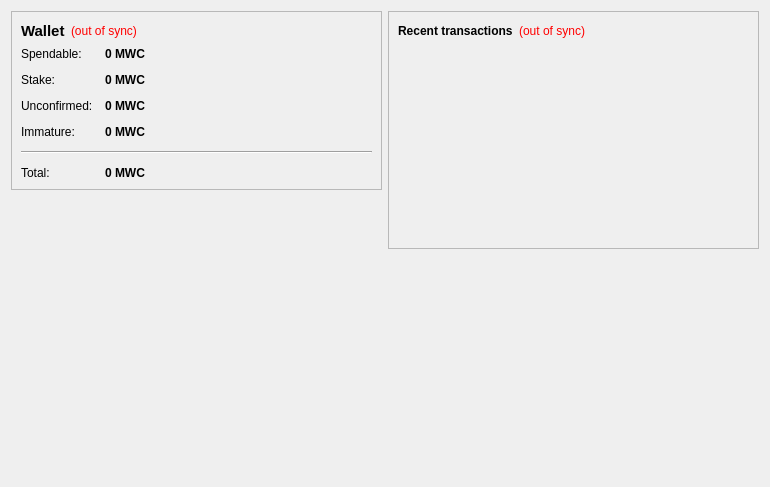
<?xml version="1.0" encoding="UTF-8"?>
<ui version="4.0">
 <class>OverviewPage</class>
 <widget class="QWidget" name="OverviewPage">
  <property name="geometry">
   <rect>
    <x>0</x>
    <y>0</y>
    <width>770</width>
    <height>487</height>
   </rect>
  </property>
  <property name="windowTitle">
   <string>Form</string>
  </property>
  <layout class="QHBoxLayout" name="horizontalLayout" stretch="1,1">
   <item>
    <layout class="QVBoxLayout" name="verticalLayout_2">
     <item>
      <widget class="QFrame" name="frame">
       <property name="frameShape">
        <enum>QFrame::StyledPanel</enum>
       </property>
       <property name="frameShadow">
        <enum>QFrame::Raised</enum>
       </property>
       <layout class="QVBoxLayout" name="verticalLayout_4">
        <item>
         <layout class="QHBoxLayout" name="horizontalLayout_4">
          <item>
           <widget class="QLabel" name="label_5">
            <property name="font">
             <font>
              <pointsize>11</pointsize>
              <weight>75</weight>
              <bold>true</bold>
             </font>
            </property>
            <property name="text">
             <string>Wallet</string>
            </property>
           </widget>
          </item>
          <item>
           <widget class="QLabel" name="labelWalletStatus">
            <property name="toolTip">
             <string>The displayed information may be out of date. Your wallet automatically synchronizes with the MultiWalletCoin network after a connection is established, but this process has not completed yet.</string>
            </property>
            <property name="styleSheet">
             <string notr="true">QLabel { color: red; }</string>
            </property>
            <property name="text">
             <string notr="true">(out of sync)</string>
            </property>
            <property name="alignment">
             <set>Qt::AlignLeading|Qt::AlignLeft|Qt::AlignVCenter</set>
            </property>
           </widget>
          </item>
          <item>
           <spacer name="horizontalSpacer_2">
            <property name="orientation">
             <enum>Qt::Horizontal</enum>
            </property>
            <property name="sizeHint" stdset="0">
             <size>
              <width>40</width>
              <height>20</height>
             </size>
            </property>
           </spacer>
          </item>
         </layout>
        </item>
        <item>
         <layout class="QFormLayout" name="formLayout_2">
          <property name="fieldGrowthPolicy">
           <enum>QFormLayout::AllNonFixedFieldsGrow</enum>
          </property>
          <property name="horizontalSpacing">
           <number>12</number>
          </property>
          <property name="verticalSpacing">
           <number>12</number>
          </property>
          <item row="0" column="0">
           <widget class="QLabel" name="label">
            <property name="text">
             <string>Spendable:</string>
            </property>
           </widget>
          </item>
          <item row="0" column="1">
           <widget class="QLabel" name="labelBalance">
            <property name="font">
             <font>
              <weight>75</weight>
              <bold>true</bold>
             </font>
            </property>
            <property name="cursor">
             <cursorShape>IBeamCursor</cursorShape>
            </property>
            <property name="toolTip">
             <string>Your current spendable balance</string>
            </property>
            <property name="text">
             <string notr="true">0 MWC</string>
            </property>
            <property name="textInteractionFlags">
             <set>Qt::LinksAccessibleByMouse|Qt::TextSelectableByKeyboard|Qt::TextSelectableByMouse</set>
            </property>
           </widget>
          </item>
          <item row="1" column="0">
           <widget class="QLabel" name="label_6">
            <property name="text">
             <string>Stake:</string>
            </property>
           </widget>
          </item>
          <item row="1" column="1">
           <widget class="QLabel" name="labelStake">
            <property name="font">
             <font>
              <weight>75</weight>
              <bold>true</bold>
             </font>
            </property>
            <property name="cursor">
             <cursorShape>IBeamCursor</cursorShape>
            </property>
            <property name="toolTip">
             <string>Total of coins that was staked, and do not yet count toward the current balance</string>
            </property>
            <property name="text">
             <string notr="true">0 MWC</string>
            </property>
            <property name="textInteractionFlags">
             <set>Qt::LinksAccessibleByMouse|Qt::TextSelectableByKeyboard|Qt::TextSelectableByMouse</set>
            </property>
           </widget>
          </item>
          <item row="2" column="0">
           <widget class="QLabel" name="label_3">
            <property name="text">
             <string>Unconfirmed:</string>
            </property>
           </widget>
          </item>
          <item row="2" column="1">
           <widget class="QLabel" name="labelUnconfirmed">
            <property name="font">
             <font>
              <weight>75</weight>
              <bold>true</bold>
             </font>
            </property>
            <property name="cursor">
             <cursorShape>IBeamCursor</cursorShape>
            </property>
            <property name="toolTip">
             <string>Total of transactions that have yet to be confirmed, and do not yet count toward the current balance</string>
            </property>
            <property name="text">
             <string notr="true">0 MWC</string>
            </property>
            <property name="textInteractionFlags">
             <set>Qt::LinksAccessibleByMouse|Qt::TextSelectableByKeyboard|Qt::TextSelectableByMouse</set>
            </property>
           </widget>
          </item>
          <item row="3" column="0">
           <widget class="QLabel" name="labelImmatureText">
            <property name="text">
             <string>Immature:</string>
            </property>
           </widget>
          </item>
          <item row="3" column="1">
           <widget class="QLabel" name="labelImmature">
            <property name="font">
             <font>
              <weight>75</weight>
              <bold>true</bold>
             </font>
            </property>
            <property name="toolTip">
             <string>Mined balance that has not yet matured</string>
            </property>
            <property name="text">
             <string notr="true">0 MWC</string>
            </property>
            <property name="textInteractionFlags">
             <set>Qt::LinksAccessibleByMouse|Qt::TextSelectableByKeyboard|Qt::TextSelectableByMouse</set>
            </property>
           </widget>
          </item>
          <item row="4" column="0" colspan="2">
           <widget class="Line" name="line">
            <property name="orientation">
             <enum>Qt::Horizontal</enum>
            </property>
           </widget>
          </item>
          <item row="5" column="0">
           <widget class="QLabel" name="labelTotalText">
            <property name="text">
             <string>Total:</string>
            </property>
           </widget>
          </item>
          <item row="5" column="1">
           <widget class="QLabel" name="labelTotal">
            <property name="font">
             <font>
              <weight>75</weight>
              <bold>true</bold>
             </font>
            </property>
            <property name="cursor">
             <cursorShape>IBeamCursor</cursorShape>
            </property>
            <property name="toolTip">
             <string>Your current total balance</string>
            </property>
            <property name="text">
             <string notr="true">0 MWC</string>
            </property>
            <property name="textInteractionFlags">
             <set>Qt::LinksAccessibleByMouse|Qt::TextSelectableByKeyboard|Qt::TextSelectableByMouse</set>
            </property>
           </widget>
          </item>
         </layout>
        </item>
       </layout>
      </widget>
     </item>
     <item>
      <spacer name="verticalSpacer">
       <property name="orientation">
        <enum>Qt::Vertical</enum>
       </property>
       <property name="sizeHint" stdset="0">
        <size>
         <width>20</width>
         <height>40</height>
        </size>
       </property>
      </spacer>
     </item>
     <item alignment="Qt::AlignHCenter|Qt::AlignVCenter">
      <widget class="QLabel" name="label_2">
       <property name="autoFillBackground">
        <bool>true</bool>
       </property>
       <property name="text">
        <string/>
       </property>
       <property name="pixmap">
        <pixmap resource="../bitcoin.qrc">:/images/about</pixmap>
       </property>
       <property name="scaledContents">
        <bool>false</bool>
       </property>
       <property name="margin">
        <number>0</number>
       </property>
      </widget>
     </item>
    </layout>
   </item>
   <item>
    <layout class="QVBoxLayout" name="verticalLayout_3">
     <item>
      <widget class="QFrame" name="frame_2">
       <property name="frameShape">
        <enum>QFrame::StyledPanel</enum>
       </property>
       <property name="frameShadow">
        <enum>QFrame::Raised</enum>
       </property>
       <layout class="QVBoxLayout" name="verticalLayout">
        <item>
         <layout class="QHBoxLayout" name="horizontalLayout_2">
          <item>
           <widget class="QLabel" name="label_4">
            <property name="text">
             <string>&lt;b&gt;Recent transactions&lt;/b&gt;</string>
            </property>
           </widget>
          </item>
          <item>
           <widget class="QLabel" name="labelTransactionsStatus">
            <property name="toolTip">
             <string>The displayed information may be out of date. Your wallet automatically synchronizes with the MultiWalletCoin network after a connection is established, but this process has not completed yet.</string>
            </property>
            <property name="styleSheet">
             <string notr="true">QLabel { color: red; }</string>
            </property>
            <property name="text">
             <string notr="true">(out of sync)</string>
            </property>
            <property name="alignment">
             <set>Qt::AlignRight|Qt::AlignTrailing|Qt::AlignVCenter</set>
            </property>
           </widget>
          </item>
          <item>
           <spacer name="horizontalSpacer">
            <property name="orientation">
             <enum>Qt::Horizontal</enum>
            </property>
            <property name="sizeHint" stdset="0">
             <size>
              <width>40</width>
              <height>20</height>
             </size>
            </property>
           </spacer>
          </item>
         </layout>
        </item>
        <item>
         <widget class="QListView" name="listTransactions">
          <property name="styleSheet">
           <string notr="true">QListView { background: transparent; }</string>
          </property>
          <property name="frameShape">
           <enum>QFrame::NoFrame</enum>
          </property>
          <property name="verticalScrollBarPolicy">
           <enum>Qt::ScrollBarAlwaysOff</enum>
          </property>
          <property name="horizontalScrollBarPolicy">
           <enum>Qt::ScrollBarAlwaysOff</enum>
          </property>
          <property name="selectionMode">
           <enum>QAbstractItemView::NoSelection</enum>
          </property>
         </widget>
        </item>
       </layout>
      </widget>
     </item>
     <item>
      <spacer name="verticalSpacer_2">
       <property name="orientation">
        <enum>Qt::Vertical</enum>
       </property>
       <property name="sizeHint" stdset="0">
        <size>
         <width>20</width>
         <height>40</height>
        </size>
       </property>
      </spacer>
     </item>
    </layout>
   </item>
  </layout>
 </widget>
 <resources>
  <include location="../bitcoin.qrc"/>
 </resources>
 <connections/>
</ui>
